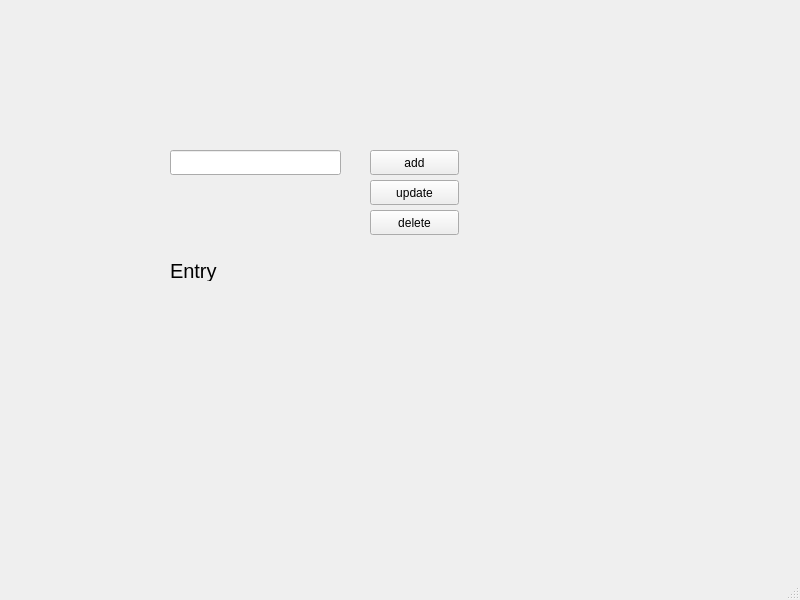
<?xml version="1.0" encoding="UTF-8"?>
<ui version="4.0">
 <class>MainWindowBD</class>
 <widget class="QMainWindow" name="MainWindowBD">
  <property name="geometry">
   <rect>
    <x>0</x>
    <y>0</y>
    <width>800</width>
    <height>600</height>
   </rect>
  </property>
  <property name="windowTitle">
   <string>MainWindow</string>
  </property>
  <widget class="QWidget" name="centralwidget">
   <widget class="QPushButton" name="pushButton">
    <property name="geometry">
     <rect>
      <x>370</x>
      <y>150</y>
      <width>89</width>
      <height>25</height>
     </rect>
    </property>
    <property name="text">
     <string>add</string>
    </property>
   </widget>
   <widget class="QPushButton" name="pushButton_2">
    <property name="geometry">
     <rect>
      <x>370</x>
      <y>210</y>
      <width>89</width>
      <height>25</height>
     </rect>
    </property>
    <property name="text">
     <string>delete</string>
    </property>
   </widget>
   <widget class="QPushButton" name="pushButton_3">
    <property name="geometry">
     <rect>
      <x>370</x>
      <y>180</y>
      <width>89</width>
      <height>25</height>
     </rect>
    </property>
    <property name="text">
     <string>update</string>
    </property>
   </widget>
   <widget class="QLabel" name="label">
    <property name="geometry">
     <rect>
      <x>170</x>
      <y>260</y>
      <width>291</width>
      <height>21</height>
     </rect>
    </property>
    <property name="font">
     <font>
      <pointsize>15</pointsize>
     </font>
    </property>
    <property name="text">
     <string>Entry</string>
    </property>
   </widget>
   <widget class="QLineEdit" name="lineEdit">
    <property name="geometry">
     <rect>
      <x>170</x>
      <y>150</y>
      <width>171</width>
      <height>25</height>
     </rect>
    </property>
   </widget>
  </widget>
  <widget class="QMenuBar" name="menubar">
   <property name="geometry">
    <rect>
     <x>0</x>
     <y>0</y>
     <width>800</width>
     <height>22</height>
    </rect>
   </property>
  </widget>
  <widget class="QStatusBar" name="statusbar"/>
 </widget>
 <resources/>
 <connections/>
</ui>
